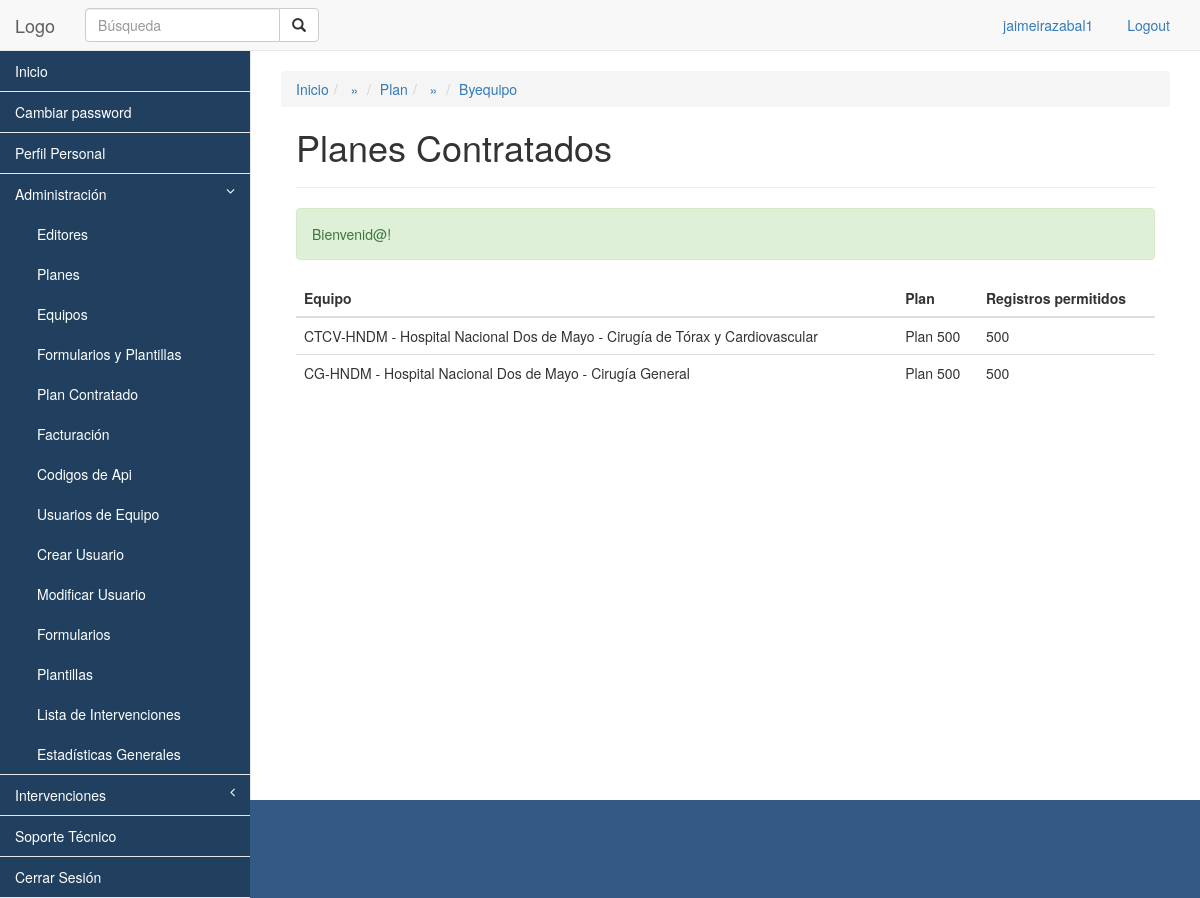
The page /plan/byequipo (signed in) on the database its author committed.
### tables this page shows
CREATE TABLE IF NOT EXISTS `equipo` (
  `id` int(11) NOT NULL AUTO_INCREMENT,
  `institucion` varchar(200) NOT NULL,
  `departamento` varchar(200) NOT NULL,
  `especialidades` text NOT NULL,
  `nombres_abreviado` varchar(20) NOT NULL,
  `pais` varchar(200) NOT NULL,
  `ciudad` varchar(200) NOT NULL,
  `plan_id` int(11) NOT NULL,
  `usuario_id` int(11) NOT NULL,
  `creado` timestamp NOT NULL DEFAULT CURRENT_TIMESTAMP,
  `pausa` tinyint(1) DEFAULT NULL,
  PRIMARY KEY (`id`)
);

CREATE TABLE IF NOT EXISTS `plan` (
  `id` int(11) NOT NULL AUTO_INCREMENT,
  `nombre` varchar(200) NOT NULL,
  `registros_permitidos` int(11) NOT NULL,
  `creado` timestamp NOT NULL DEFAULT CURRENT_TIMESTAMP,
  `activo` tinyint(1) NOT NULL DEFAULT '1',
  PRIMARY KEY (`id`)
);

### core/kumbia/bootstrap.php (called while the page is built, shortened)
<?php
require APP_PATH . 'libs/app_controller.php';
try {
    View::render(Router::execute($url), $url);
} catch (KumbiaException $e) {
    KumbiaException::handle_exception($e);
}
exit();

### public_html/index.php (called while the page is built, shortened)
<?php
$url = isset($_GET['_url']) ? $_GET['_url'] : '/';
require CORE_PATH . 'kumbia/bootstrap.php';

### core/libs/db/adapters/mysqli.php (called while the page is built, shortened)
<?php
class DbMySQLi extends DbBase implements DbBaseInterface
{
    public $id_connection;
    public function connect($config)
    {
        $this->id_connection = new mysqli($config['host'], $config['username'], $config['password'], $config['name'], $config['port']);
        if (isset($config['charset'])) $this->id_connection->set_charset($config['charset']);
        return TRUE;
    }
    public function query($sql_query)
    {
        if ($result_query = mysqli_query($this->id_connection, $sql_query)) {
            return $result_query;
        } else {
            $this->last_result_query = false;
            throw new KumbiaException($this->error(" al ejecutar <em>\"$sql_query\"</em>"));
        }
    }
}

### core/libs/db/db_base.php (called while the page is built, shortened)
<?php
class DbBase
{
    public function in_query($sql)
    {
        $q = $this->query($sql);
        $results = array();
        if ($q) {
            while ($row = $this->fetch_array($q)) {
                $results[] = $row;
            }
        }
        return $results;
    }
}

### core/libs/kumbia_active_record/kumbia_active_record.php (called while the page is built, shortened)
<?php
class KumbiaActiveRecord
{
    protected $db;
    protected $database;
    protected $schema;
    protected $source;
    protected $fields = array();
    protected $debug = false;
    protected $logger = false;
    protected static $models = array();
    protected function _model_name()
    {
        if (!$this->source) {
            $this->source = Util::smallcase(get_class($this));
        }
    }
    protected function _connect($new_connection = false)
    {
        if (!is_object($this->db) || $new_connection) {
            $this->db = Db::factory($this->database, $new_connection);
        }
        $this->db->debug = $this->debug;
        $this->db->logger = $this->logger;
    }
    protected function dump()
    {
        if ($this->source) {
            $this->source = str_replace(";", '', strtolower($this->source));
        } else {
            $this->_model_name();
            if (!$this->source) {
                return false;
            }
        }
        return true;
    }
    protected function _dump_info($table, $schema = '')
    {
        foreach (self::get_meta_data($table) as $field) {
            $this->fields[] = $field['Field'];
        }
        return true;
    }
    public function find($what = '')
    {
        $what = Util::getParams(func_get_args());
        $select = "SELECT ";
        if (isset($what['columns'])) {
            $select.= $what['columns'] ? KumbiaActiveRecord::sql_sanitize($what['columns']) : join(",", $this->fields);
        } elseif (isset($what['distinct'])) {
            $select.= 'DISTINCT ';
            $select.= $what['distinct'] ? KumbiaActiveRecord::sql_sanitize($what['distinct']) : join(",", $this->fields);
        } else {
            $select.= join(",", $this->fields);
        }
        if ($this->schema) {
            $select.= " FROM {$this->schema}.{$this->source}";
        } else {
            $select.= " FROM {$this->source}";
        }
        $select.= $this->convert_params_to_sql($what);
        $results = array();
        $all_results = $this->db->in_query($select);
        foreach ($all_results AS $result) {
            $results[] = $this->dump_result($result);
        }
        if (isset($what[0]) && is_numeric($what[0])) {
            if (!isset($results[0])) {
                $this->count = 0;
                return false;
            } else {
                $this->dump_result_self($all_results[0]);
                $this->count = 1;
                return $results[0];
            }
        } else {
            return $results;
        }
    }
    public function convert_params_to_sql($what = '')
    {
        $select = '';
        if (is_array($what)) {
            if (isset($what['join'])) {
                $select.= " {$what['join']}";
            }
            if (isset($what['order'])) {
                $select.= " ORDER BY {$what['order']}";
            }
        }
        return $select;
    }
    public function dump_result($result)
    {
        $obj = clone $this;
        if (is_array($result)) {
            foreach ($result as $k => $r) {
                if (!is_numeric($k)) {
                    $obj->$k = stripslashes($r);
                }
            }
        }
        return $obj;
    }
    static function get_meta_data($table)
    {
        if (isset(self::$models[$table])) {
            return self::$models[$table];
        } elseif (PRODUCTION) {
            $metadata = Cache::driver()->get($table, 'kumbia.models');
            if ($metadata) {
                return self::$models[$table] = unserialize($metadata);
            }
        }
        return array();
    }
    static function set_meta_data($table, $meta_data)
    {
        self::$models[$table] = $meta_data;
        return true;
    }
    public static function sql_sanitize($sql_item)
    {
        $sql_item = trim($sql_item);
        return $sql_item;
    }
    public function __sleep()
    {
        $this->db = null;
        return array_keys(get_object_vars($this));
    }
}

### default/app/controllers/plan_controller.php (called while the page is built, shortened)
<?php
class PlanController extends AppController{
	public function byequipo(){
		$this->planes_by_equipo= Load::model('plan_equipo')->find("join: inner join plan on plan.id = plan_equipo.plan_id inner join equipo on equipo.id = plan_equipo.equipo_id","columns: plan.id as plan_id, plan.nombre as nombre_plan, plan.registros_permitidos, equipo.*","order: plan_equipo.id asc");
	}
}
 ?>

### core/kumbia/router.php (called while the page is built, shortened)
<?php
final class Router
{
    private static $_vars = array(
        'method' => NULL,
        'route' => NULL,
        'module' => NULL,
        'controller' => 'index',
        'action' => 'index',
        'parameters' => array(),
        'controller_path' => 'index'
    );
	public static function execute($url)
	{
        self::$_vars['route'] = $url;
        self::$_vars['method'] = $_SERVER['REQUEST_METHOD'];
		return self::_dispatch();
	}
    private static function _rewrite($url)
    {
        $url_items = explode('/', trim($url, '/'));
        self::$_vars['controller'] = current($url_items);
        self::$_vars['controller_path'] = (self::$_vars['module']) ? "$url_items[0]/$url_items[1]" : current($url_items);
        if (next($url_items) === false) return;
        self::$_vars['action'] = current($url_items);
        if (next($url_items) === false) return;
        self::$_vars['parameters'] = array_slice($url_items, key($url_items));
    }
    private static function _dispatch()
    {
        extract(self::$_vars, EXTR_OVERWRITE);
        $cont = new $app_controller($module, $controller, $action, $parameters);
		try {
			$reflectionMethod = new ReflectionMethod($cont, $cont->action_name);
		} catch (ReflectionException $e) {
			throw new KumbiaException(null, 'no_action');
		}
		try {
			$reflectionMethod->invokeArgs($cont, $cont->parameters);
		} catch (ReflectionException $e) {
			throw new KumbiaException(null, 'no_action');
		}
        $cont->k_callback();
        return $cont;
    }
}

### default/app/views/plan/byequipo.phtml (the view, shortened to what this page needs)
<table class="table">
	<thead>
		<th>Equipo</th>
		<th>Plan</th>
		<th>Registros permitidos</th>
	</thead>
	<?php foreach ($planes_by_equipo as $key => $value): ?>
		<tr>
			<td><?php echo $value->nombres_abreviado." - ".$value->institucion." - ".$value->departamento ?></td>
			<td><?php echo $value->nombre_plan ?></td>
			<td><?php echo $value->registros_permitidos ?></td>
		</tr>
	<?php endforeach ?>
</table>

### rows shown on the page
equipo: nombres_abreviado "CTCV-HNDM", institucion "Hospital Nacional Dos de Mayo", departamento "Cirugía de Tórax y Cardiovascular", plan.nombre "Plan 500", plan.registros_permitidos "500"
equipo: nombres_abreviado "CG-HNDM", institucion "Hospital Nacional Dos de Mayo", departamento "Cirugía General", plan.nombre "Plan 500", plan.registros_permitidos "500"

### other values the page prints
Auth::get("usuario") "jaimeirazabal1"
$crumb['title'] "Byequipo"
$titulo "Planes Contratados"
$_SESSION['KUMBIA.CONTENT'] "Bienvenid@!"
